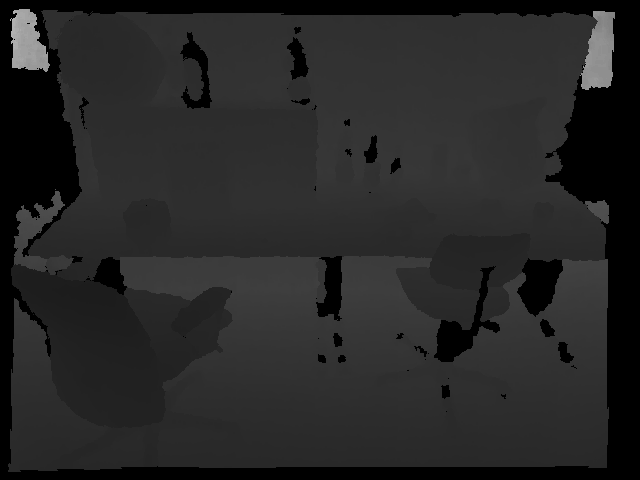
//> input picture ws_slambook2/ch5/imageBasics/1341847980.723020.png, 640 x 480 px
$ ./imageBasics 1341847980.723020.png   (built with g++ and OpenCV 4)
//> lines starting //> are read from the running program, lines starting //| are printed output that depends on the picture; after the words box and inside, x2 and y2 are one past the last pixel; in counts of white or black regions, pixels touching at a corner belong together
#include <iostream>
#include <chrono>

using namespace std;

#include <opencv2/core/core.hpp>
#include <opencv2/highgui/highgui.hpp>

int main(int argc, char **argv) {
  // 读取argv[1]指定的图像
  cv::Mat image;
  cout << argv[1] << endl;
  image = cv::imread(argv[1]); //cv::imread函数读取指定路径下的图像
//> image is the input picture: 480 rows x 640 cols, CV_8UC3; min 0, max 182, mean 38.7

  // 判断图像文件是否正确读取
  if (image.data == nullptr) { //数据不存在,可能是文件不存在
    cerr << "文件" << argv[1] << "不存在." << endl;
    return 0;
  }

  // 文件顺利读取, 首先输出一些基本信息
  cout << "图像宽为" << image.cols << ",高为" << image.rows << ",通道数为" << image.channels() << endl;
//| 图像宽为640,高为480,通道数为3
  cv::imshow("image", image);      // 用cv::imshow显示图像
  cv::waitKey(0);                  // 暂停程序,等待一个按键输入
  // 判断image的类型
    if (image.type() != CV_8UC1 && image.type() != CV_8UC3) {
        // 图像类型不符合要求
        cout << "请输入一张彩色图或灰度图." << endl;
        return 0;
    }

  // 遍历图像, 请注意以下遍历方式亦可使用于随机像素访问
  // 使用 std::chrono 来给算法计时
  chrono::steady_clock::time_point t1 = chrono::steady_clock::now();
    for (size_t y = 0; y < image.rows; y++) {
        // 用cv::Mat::ptr获得图像的行指针，
        unsigned char *row_ptr = image.ptr<unsigned char>(y);  // row_ptr是第y行的头指针
        for (size_t x = 0; x < image.cols; x++) {
        // 访问位于 x,y 处的像素
        unsigned char *data_ptr = &row_ptr[x * image.channels()]; // data_ptr 指向待访问的像素数据
        // 输出该像素的每个通道,如果是灰度图就只有一个通道
        for (int c = 0; c != image.channels(); c++) {
            unsigned char data = data_ptr[c]; // data为I(x,y)第c个通道的值
        }
        }
    }
  chrono::steady_clock::time_point t2 = chrono::steady_clock::now();
  chrono::duration<double> time_used = chrono::duration_cast < chrono::duration < double >> (t2 - t1);
  cout << "遍历图像用时：" << time_used.count() << " 秒。" << endl;

  // 关于 cv::Mat 的拷贝
  // 直接赋值并不会拷贝数据
  cv::Mat image_another = image;
  // 修改 image_another 会导致 image 发生变化
  image_another(cv::Rect(0, 0, 100, 100)).setTo(0); // 将左上角100*100的块置零
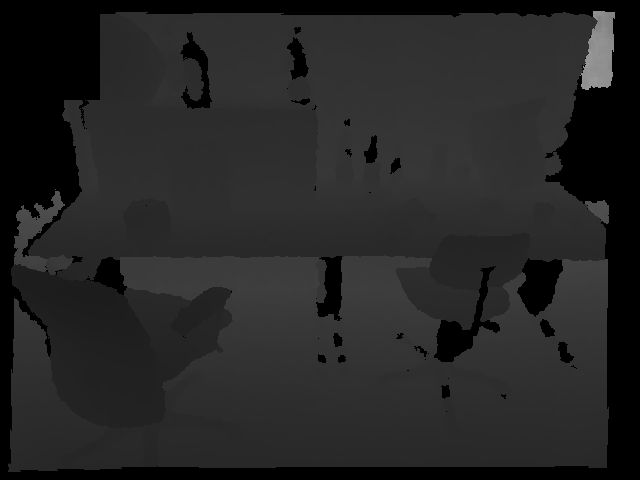
//> image_another: 480 rows x 640 cols, CV_8UC3; 1.88% of pixels changed, all inside (x1, y1, x2, y2) = (10, 9, 100, 100)
  cv::imshow("image", image);
  cv::waitKey(0);

  // 使用clone函数来拷贝数据
  cv::Mat image_clone = image.clone();
  image_clone(cv::Rect(0, 0, 100, 100)).setTo(255);
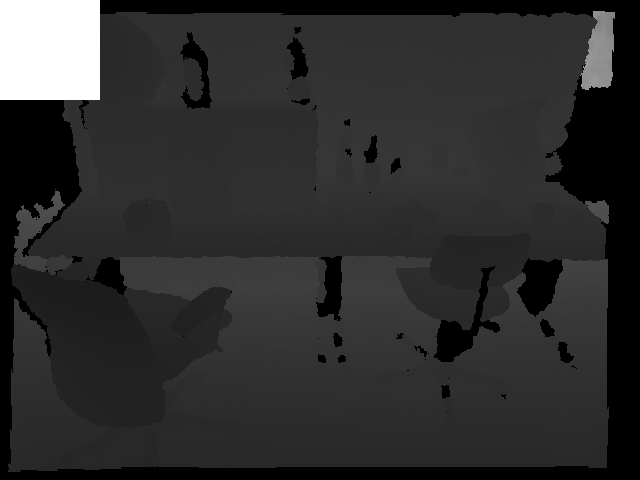
//> image_clone: 480 rows x 640 cols, CV_8UC3; 3.26% of pixels changed, all inside (x1, y1, x2, y2) = (0, 0, 100, 100)
  cv::imshow("image", image);
  cv::imshow("image_clone", image_clone);
  cv::waitKey(0);

  // 对于图像还有很多基本的操作,如剪切,旋转,缩放等,限于篇幅就不一一介绍了,请参看OpenCV官方文档查询每个函数的调用方法.
  cv::destroyAllWindows();
  return 0;
}
